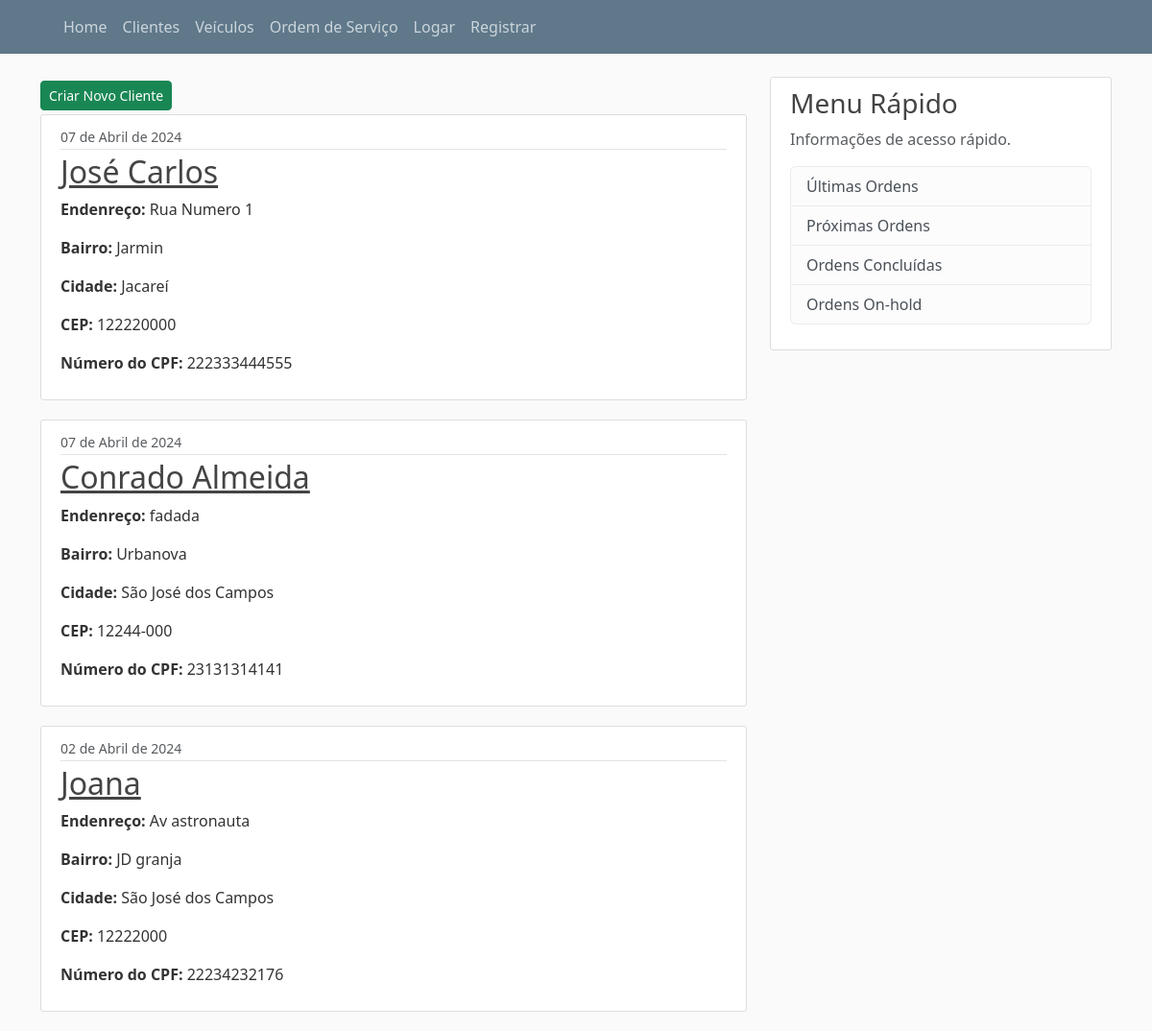
Before: /garage/clientes/ with the older database file.
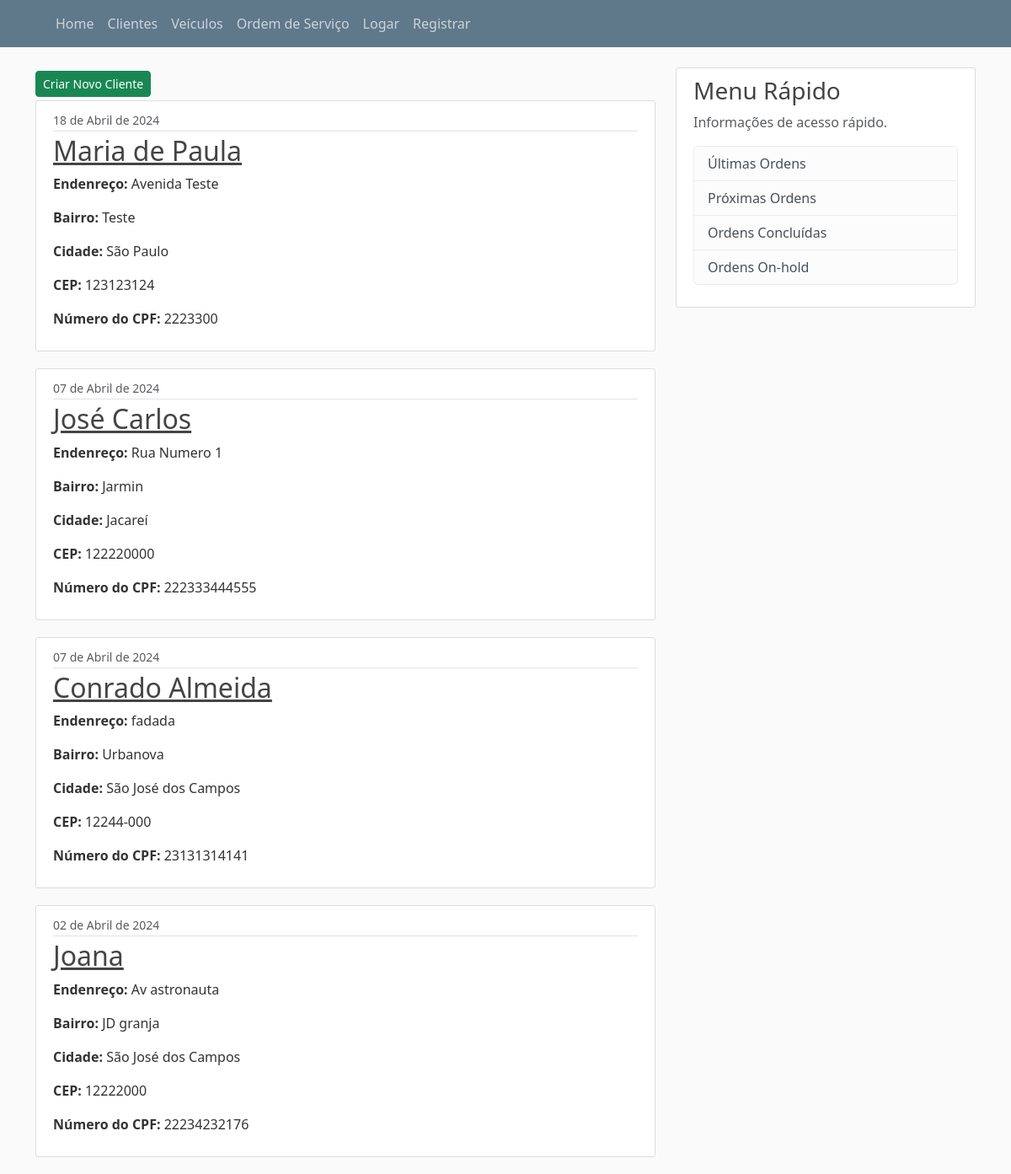
After: the same page with the newer database file.
### garage/models.py (models this page shows, shortened)
class Cliente(models.Model):
    nome = models.CharField(max_length=250)
    slug = models.SlugField(max_length=250)
    n_cpf = models.CharField(max_length=50)
    endereco = models.CharField(max_length=150)
    bairro = models.CharField(max_length=50)
    cidade = models.CharField(max_length=50)
    cep = models.CharField(max_length=9)
    data_criacao = models.DateTimeField(auto_now_add=True)
    email = models.CharField(max_length=100)
    autor = models.ForeignKey(User, on_delete=models.CASCADE)

### garage/views.py (the view)
# urls.py: path('clientes/', ClienteListView.as_view(), name='client-view'),
class ClienteListView(ListView):
    model = Cliente
    template_name = 'garage/clientes/client_home.html'
    context_object_name = 'clientes'
    ordering = ['-data_criacao']

### templates/garage/clientes/client_home.html (shortened to what this page needs)
{% extends "garage/base.html" %}
{% block content %}
<div class="form-group">
  <a class="btn btn-success btn-sm mt-1 mb-1" href="{% url 'garage:client-create' %}">Criar Novo Cliente</a>
</div>
{% for cliente in clientes %}
<article class="media content-section">
  <div class="media-body">
      <div class="article-metadata">
          <small class="text-muted">{{ cliente.data_criacao|date:"d " }} de {{ cliente.data_criacao|date:"F" }} de {{ cliente.data_criacao|date:"Y" }} </small>
      </div>
      <h2><a class="article-title" href="{% url 'garage:client-detail' cliente.id %}" >{{ cliente.nome }}</a></h2>
      <p class="classificacao"><strong>Endenreço:</strong> {{ cliente.endereco }}</p>
      <p class="classificacao"><strong>Bairro:</strong> {{ cliente.bairro }}</p>
      <p class="classificacao"><strong>Cidade:</strong> {{ cliente.cidade }}</p>
      <p class="classificacao"><strong>CEP:</strong> {{ cliente.cep }}</p>
      <p class="classificacao"><strong>Número do CPF:</strong> {{ cliente.n_cpf }}</p>
  </div>
</article>
{% endfor %}
{% endblock content %}

Changed rows visible on the page:
added Cliente: data_criacao "18", data_criacao "Abril", data_criacao "2024", nome "Maria de Paula", endereco "Avenida Teste", bairro "Teste", cidade "São Paulo", cep "123123124", n_cpf "2223300"
